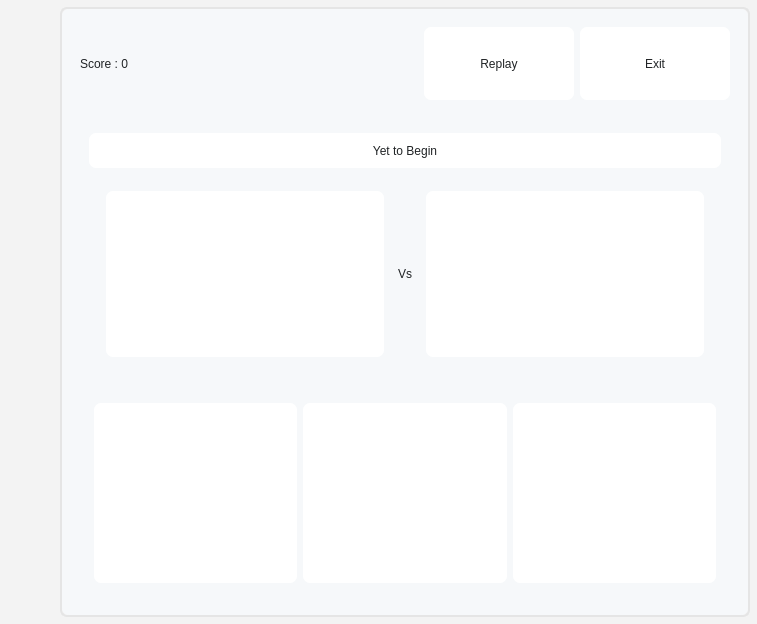
<?xml version="1.0" encoding="UTF-8"?>
<ui version="4.0">
 <class>MainWindow</class>
 <widget class="QMainWindow" name="MainWindow">
  <property name="geometry">
   <rect>
    <x>0</x>
    <y>0</y>
    <width>757</width>
    <height>624</height>
   </rect>
  </property>
  <property name="minimumSize">
   <size>
    <width>550</width>
    <height>500</height>
   </size>
  </property>
  <property name="windowTitle">
   <string>MainWindow</string>
  </property>
  <widget class="QWidget" name="centralwidget">
   <property name="styleSheet">
    <string notr="true">/* Light Theme */

* {
	background-color : #f3f3f3;
	font: 600 20pt &quot;Segoe UI Variable Display Semib&quot;;
	color : #202325;
}

#leftMenu .QPushButton {
	background-color: transparent;
	border-radius : 7px;
}

#leftMenu .QPushButton:hover {
	background-color: #ededed;
}

#leftMenu .QPushButton:pressed {
	background-color: transparent;
}

#mainFrame {
	border : 2px solid #e5e5e5;
	border-radius: 7px;
}

#mainFrame .QFrame {

	background-color: #f6f8fa;
	
}

#mainFrame .QLabel {

	background-color: #f6f8fa;
	
}

#leftMenu .QPushButton {
	padding : 7px;
	image-position: left center;
	font:  13pt &quot;Consolas&quot;;
	color: rgb(0, 0, 0);
}

#settings_btn {
    
	image: url(:/light/light/settings_48_regular.svg);
}

#home_btn {
    
	
	image: url(:/light/light/home_48_regular.svg);
}

#theme_btn {
    
	image: url(:/light/light/weather_sunny_48_regular.svg);
}

#menu_btn {
    
	image: url(:/light/light/panel_left_text_48_regular.svg);
}

#home_page {
	background-color: #f6f8fa;
}
#setting_page {
	background-color: #f6f8fa;
}
#info_page {
	background-color: #f6f8fa;
}

#stg_lbl_main {
    padding-left: 4px;
    font: 700 24pt &quot;Segoe UI Variable Display&quot;;
}

#stg_home_app_bt_lbl {
    font: 600 13pt &quot;Segoe UI Variable Display Semib&quot;;
    padding-left: 16px;
}

#stg_home_app_hd_lbl {
    font: 900 16pt &quot;Segoe UI Black&quot;;
    padding-left: 2px;
}

#stg_home_app_img_lbl {
    padding: 17px;
}

#stg_abt_pg{
	background-color: #f6f8fa;
}

#stg_home_pg{
	background-color: #f6f8fa;
}

#stg_app_pg{
	background-color: #f6f8fa;
}

#stack_stg .QWidget {
    border-radius: 8px;
    background-color: #e5e5e5; /* Updated for better contrast */
}

#topbar_frame .QPushButton {
	background-color: rgb(255, 255, 255);
}

#gamebar_nav .QPushButton {
	background-color: rgb(255, 255, 255);	
}

#stone_btn {

	image: url(:/light img/light/img/stone.png);

}
#paper_btn {

	image: url(:/light img/light/img/paper.png);

}

#scissor_btn {

	image: url(:/light img/light/img/scissor.png);

}

#result_lbl {
	font: 700 20pt &quot;Segoe Script&quot;;
}

#display_bar .QLabel{
	background-color: rgb(255, 255, 255);
}</string>
   </property>
   <layout class="QHBoxLayout" name="horizontalLayout">
    <property name="spacing">
     <number>0</number>
    </property>
    <property name="leftMargin">
     <number>0</number>
    </property>
    <property name="topMargin">
     <number>7</number>
    </property>
    <property name="rightMargin">
     <number>7</number>
    </property>
    <property name="bottomMargin">
     <number>7</number>
    </property>
    <item>
     <widget class="QFrame" name="leftMenu">
      <property name="minimumSize">
       <size>
        <width>60</width>
        <height>0</height>
       </size>
      </property>
      <property name="maximumSize">
       <size>
        <width>50</width>
        <height>16777215</height>
       </size>
      </property>
      <property name="styleSheet">
       <string notr="true"/>
      </property>
      <layout class="QVBoxLayout" name="verticalLayout">
       <property name="spacing">
        <number>5</number>
       </property>
       <property name="leftMargin">
        <number>5</number>
       </property>
       <property name="topMargin">
        <number>5</number>
       </property>
       <property name="rightMargin">
        <number>5</number>
       </property>
       <property name="bottomMargin">
        <number>5</number>
       </property>
       <item>
        <widget class="QPushButton" name="menu_btn">
         <property name="sizePolicy">
          <sizepolicy hsizetype="Minimum" vsizetype="Expanding">
           <horstretch>0</horstretch>
           <verstretch>0</verstretch>
          </sizepolicy>
         </property>
         <property name="maximumSize">
          <size>
           <width>16777215</width>
           <height>40</height>
          </size>
         </property>
         <property name="toolTip">
          <string>Menu</string>
         </property>
         <property name="styleSheet">
          <string notr="true">image-position : center</string>
         </property>
         <property name="text">
          <string/>
         </property>
        </widget>
       </item>
       <item>
        <widget class="QPushButton" name="home_btn">
         <property name="sizePolicy">
          <sizepolicy hsizetype="Minimum" vsizetype="Expanding">
           <horstretch>0</horstretch>
           <verstretch>0</verstretch>
          </sizepolicy>
         </property>
         <property name="maximumSize">
          <size>
           <width>16777215</width>
           <height>40</height>
          </size>
         </property>
         <property name="toolTip">
          <string>Home</string>
         </property>
         <property name="styleSheet">
          <string notr="true"/>
         </property>
         <property name="text">
          <string/>
         </property>
        </widget>
       </item>
       <item>
        <spacer name="verticalSpacer">
         <property name="orientation">
          <enum>Qt::Orientation::Vertical</enum>
         </property>
         <property name="sizeHint" stdset="0">
          <size>
           <width>20</width>
           <height>40</height>
          </size>
         </property>
        </spacer>
       </item>
       <item>
        <widget class="QPushButton" name="theme_btn">
         <property name="sizePolicy">
          <sizepolicy hsizetype="Minimum" vsizetype="Expanding">
           <horstretch>0</horstretch>
           <verstretch>0</verstretch>
          </sizepolicy>
         </property>
         <property name="maximumSize">
          <size>
           <width>16777215</width>
           <height>40</height>
          </size>
         </property>
         <property name="toolTip">
          <string>Theme</string>
         </property>
         <property name="styleSheet">
          <string notr="true"/>
         </property>
         <property name="text">
          <string/>
         </property>
        </widget>
       </item>
       <item>
        <widget class="QPushButton" name="settings_btn">
         <property name="sizePolicy">
          <sizepolicy hsizetype="Minimum" vsizetype="Expanding">
           <horstretch>0</horstretch>
           <verstretch>0</verstretch>
          </sizepolicy>
         </property>
         <property name="maximumSize">
          <size>
           <width>16777215</width>
           <height>40</height>
          </size>
         </property>
         <property name="toolTip">
          <string>Settings</string>
         </property>
         <property name="styleSheet">
          <string notr="true"/>
         </property>
         <property name="text">
          <string/>
         </property>
        </widget>
       </item>
      </layout>
     </widget>
    </item>
    <item>
     <widget class="QFrame" name="mainFrame">
      <property name="styleSheet">
       <string notr="true">border-radius: 7px;</string>
      </property>
      <property name="frameShape">
       <enum>QFrame::Shape::StyledPanel</enum>
      </property>
      <property name="frameShadow">
       <enum>QFrame::Shadow::Raised</enum>
      </property>
      <layout class="QVBoxLayout" name="verticalLayout_2">
       <property name="spacing">
        <number>0</number>
       </property>
       <property name="leftMargin">
        <number>0</number>
       </property>
       <property name="topMargin">
        <number>0</number>
       </property>
       <property name="rightMargin">
        <number>0</number>
       </property>
       <property name="bottomMargin">
        <number>0</number>
       </property>
       <item>
        <widget class="QStackedWidget" name="switchPage">
         <property name="styleSheet">
          <string notr="true"/>
         </property>
         <property name="currentIndex">
          <number>0</number>
         </property>
         <widget class="QWidget" name="home_page">
          <property name="styleSheet">
           <string notr="true"/>
          </property>
          <layout class="QVBoxLayout" name="verticalLayout_5">
           <item>
            <widget class="QFrame" name="topbar_frame">
             <property name="minimumSize">
              <size>
               <width>0</width>
               <height>91</height>
              </size>
             </property>
             <property name="maximumSize">
              <size>
               <width>16777215</width>
               <height>91</height>
              </size>
             </property>
             <property name="styleSheet">
              <string notr="true"/>
             </property>
             <layout class="QHBoxLayout" name="horizontalLayout_2">
              <item>
               <widget class="QLabel" name="label">
                <property name="sizePolicy">
                 <sizepolicy hsizetype="Expanding" vsizetype="Preferred">
                  <horstretch>0</horstretch>
                  <verstretch>0</verstretch>
                 </sizepolicy>
                </property>
                <property name="styleSheet">
                 <string notr="true">font: 600 30pt &quot;Segoe UI Variable Display Semib&quot;;</string>
                </property>
                <property name="text">
                 <string>Score : 0</string>
                </property>
               </widget>
              </item>
              <item>
               <widget class="QPushButton" name="replay_btn">
                <property name="sizePolicy">
                 <sizepolicy hsizetype="Preferred" vsizetype="MinimumExpanding">
                  <horstretch>0</horstretch>
                  <verstretch>0</verstretch>
                 </sizepolicy>
                </property>
                <property name="minimumSize">
                 <size>
                  <width>150</width>
                  <height>0</height>
                 </size>
                </property>
                <property name="styleSheet">
                 <string notr="true"/>
                </property>
                <property name="text">
                 <string>Replay</string>
                </property>
               </widget>
              </item>
              <item>
               <widget class="QPushButton" name="exit_btn">
                <property name="sizePolicy">
                 <sizepolicy hsizetype="Preferred" vsizetype="MinimumExpanding">
                  <horstretch>0</horstretch>
                  <verstretch>0</verstretch>
                 </sizepolicy>
                </property>
                <property name="minimumSize">
                 <size>
                  <width>150</width>
                  <height>0</height>
                 </size>
                </property>
                <property name="styleSheet">
                 <string notr="true"/>
                </property>
                <property name="text">
                 <string>Exit</string>
                </property>
               </widget>
              </item>
             </layout>
            </widget>
           </item>
           <item>
            <widget class="QFrame" name="mainbar_frame">
             <property name="styleSheet">
              <string notr="true"/>
             </property>
             <layout class="QVBoxLayout" name="verticalLayout_7">
              <item>
               <widget class="QFrame" name="display_bar">
                <property name="minimumSize">
                 <size>
                  <width>650</width>
                  <height>234</height>
                 </size>
                </property>
                <property name="styleSheet">
                 <string notr="true"/>
                </property>
                <layout class="QVBoxLayout" name="verticalLayout_8">
                 <item>
                  <widget class="QLabel" name="result_lbl">
                   <property name="minimumSize">
                    <size>
                     <width>0</width>
                     <height>35</height>
                    </size>
                   </property>
                   <property name="maximumSize">
                    <size>
                     <width>16777215</width>
                     <height>105</height>
                    </size>
                   </property>
                   <property name="styleSheet">
                    <string notr="true"/>
                   </property>
                   <property name="text">
                    <string>Yet to Begin</string>
                   </property>
                   <property name="alignment">
                    <set>Qt::AlignmentFlag::AlignCenter</set>
                   </property>
                  </widget>
                 </item>
                 <item>
                  <widget class="QFrame" name="choices_bar">
                   <property name="minimumSize">
                    <size>
                     <width>0</width>
                     <height>200</height>
                    </size>
                   </property>
                   <property name="styleSheet">
                    <string notr="true">
margin: 4px;</string>
                   </property>
                   <layout class="QHBoxLayout" name="horizontalLayout_7">
                    <item>
                     <widget class="QLabel" name="player_choice_lbl">
                      <property name="sizePolicy">
                       <sizepolicy hsizetype="Expanding" vsizetype="Preferred">
                        <horstretch>0</horstretch>
                        <verstretch>0</verstretch>
                       </sizepolicy>
                      </property>
                      <property name="styleSheet">
                       <string notr="true"/>
                      </property>
                      <property name="text">
                       <string/>
                      </property>
                      <property name="alignment">
                       <set>Qt::AlignmentFlag::AlignCenter</set>
                      </property>
                     </widget>
                    </item>
                    <item>
                     <widget class="QLabel" name="vs_lbl">
                      <property name="maximumSize">
                       <size>
                        <width>50</width>
                        <height>16777215</height>
                       </size>
                      </property>
                      <property name="styleSheet">
                       <string notr="true">background-color: transparent;</string>
                      </property>
                      <property name="text">
                       <string>Vs</string>
                      </property>
                      <property name="alignment">
                       <set>Qt::AlignmentFlag::AlignCenter</set>
                      </property>
                     </widget>
                    </item>
                    <item>
                     <widget class="QLabel" name="ai_choice_lbl">
                      <property name="sizePolicy">
                       <sizepolicy hsizetype="Expanding" vsizetype="Preferred">
                        <horstretch>0</horstretch>
                        <verstretch>0</verstretch>
                       </sizepolicy>
                      </property>
                      <property name="styleSheet">
                       <string notr="true"/>
                      </property>
                      <property name="text">
                       <string/>
                      </property>
                      <property name="alignment">
                       <set>Qt::AlignmentFlag::AlignCenter</set>
                      </property>
                     </widget>
                    </item>
                   </layout>
                  </widget>
                 </item>
                </layout>
               </widget>
              </item>
              <item>
               <widget class="QFrame" name="gamebar_nav">
                <property name="maximumSize">
                 <size>
                  <width>16777215</width>
                  <height>233</height>
                 </size>
                </property>
                <property name="styleSheet">
                 <string notr="true">padding: 5px;</string>
                </property>
                <layout class="QHBoxLayout" name="horizontalLayout_3">
                 <item>
                  <widget class="QPushButton" name="stone_btn">
                   <property name="sizePolicy">
                    <sizepolicy hsizetype="Expanding" vsizetype="Expanding">
                     <horstretch>0</horstretch>
                     <verstretch>0</verstretch>
                    </sizepolicy>
                   </property>
                   <property name="maximumSize">
                    <size>
                     <width>209</width>
                     <height>16777215</height>
                    </size>
                   </property>
                   <property name="styleSheet">
                    <string notr="true"/>
                   </property>
                   <property name="text">
                    <string/>
                   </property>
                  </widget>
                 </item>
                 <item>
                  <widget class="QPushButton" name="paper_btn">
                   <property name="sizePolicy">
                    <sizepolicy hsizetype="Expanding" vsizetype="Expanding">
                     <horstretch>0</horstretch>
                     <verstretch>0</verstretch>
                    </sizepolicy>
                   </property>
                   <property name="maximumSize">
                    <size>
                     <width>208</width>
                     <height>16777215</height>
                    </size>
                   </property>
                   <property name="styleSheet">
                    <string notr="true"/>
                   </property>
                   <property name="text">
                    <string/>
                   </property>
                  </widget>
                 </item>
                 <item>
                  <widget class="QPushButton" name="scissor_btn">
                   <property name="sizePolicy">
                    <sizepolicy hsizetype="Expanding" vsizetype="Expanding">
                     <horstretch>0</horstretch>
                     <verstretch>0</verstretch>
                    </sizepolicy>
                   </property>
                   <property name="maximumSize">
                    <size>
                     <width>209</width>
                     <height>16777215</height>
                    </size>
                   </property>
                   <property name="styleSheet">
                    <string notr="true"/>
                   </property>
                   <property name="text">
                    <string/>
                   </property>
                  </widget>
                 </item>
                </layout>
               </widget>
              </item>
             </layout>
            </widget>
           </item>
          </layout>
         </widget>
         <widget class="QWidget" name="settings_page">
          <layout class="QVBoxLayout" name="verticalLayout_4">
           <property name="spacing">
            <number>0</number>
           </property>
           <property name="leftMargin">
            <number>0</number>
           </property>
           <property name="topMargin">
            <number>0</number>
           </property>
           <property name="rightMargin">
            <number>0</number>
           </property>
           <property name="bottomMargin">
            <number>0</number>
           </property>
           <item>
            <widget class="QFrame" name="stg_lbl_v_frame_2">
             <layout class="QVBoxLayout" name="stg_lbl_v_frame">
              <property name="spacing">
               <number>0</number>
              </property>
              <property name="leftMargin">
               <number>0</number>
              </property>
              <property name="topMargin">
               <number>0</number>
              </property>
              <property name="rightMargin">
               <number>0</number>
              </property>
              <property name="bottomMargin">
               <number>0</number>
              </property>
              <item>
               <widget class="QLabel" name="stg_lbl_main">
                <property name="minimumSize">
                 <size>
                  <width>746</width>
                  <height>43</height>
                 </size>
                </property>
                <property name="maximumSize">
                 <size>
                  <width>16777215</width>
                  <height>43</height>
                 </size>
                </property>
                <property name="text">
                 <string>Settings</string>
                </property>
               </widget>
              </item>
              <item>
               <widget class="QStackedWidget" name="setting_stackfrm">
                <property name="styleSheet">
                 <string notr="true"/>
                </property>
                <property name="currentIndex">
                 <number>2</number>
                </property>
                <widget class="QWidget" name="stg_home_pg"/>
                <widget class="QWidget" name="stg_abt_pg">
                 <layout class="QVBoxLayout" name="verticalLayout_6">
                  <property name="spacing">
                   <number>0</number>
                  </property>
                  <property name="leftMargin">
                   <number>0</number>
                  </property>
                  <property name="topMargin">
                   <number>0</number>
                  </property>
                  <property name="rightMargin">
                   <number>0</number>
                  </property>
                  <property name="bottomMargin">
                   <number>0</number>
                  </property>
                 </layout>
                </widget>
                <widget class="QWidget" name="stg_app_pg"/>
               </widget>
              </item>
             </layout>
            </widget>
           </item>
          </layout>
         </widget>
         <widget class="QWidget" name="info_page">
          <layout class="QVBoxLayout" name="verticalLayout_3"/>
         </widget>
        </widget>
       </item>
      </layout>
     </widget>
    </item>
   </layout>
  </widget>
 </widget>
 <resources>
  <include location="../assest/assest.qrc"/>
 </resources>
 <connections/>
</ui>
